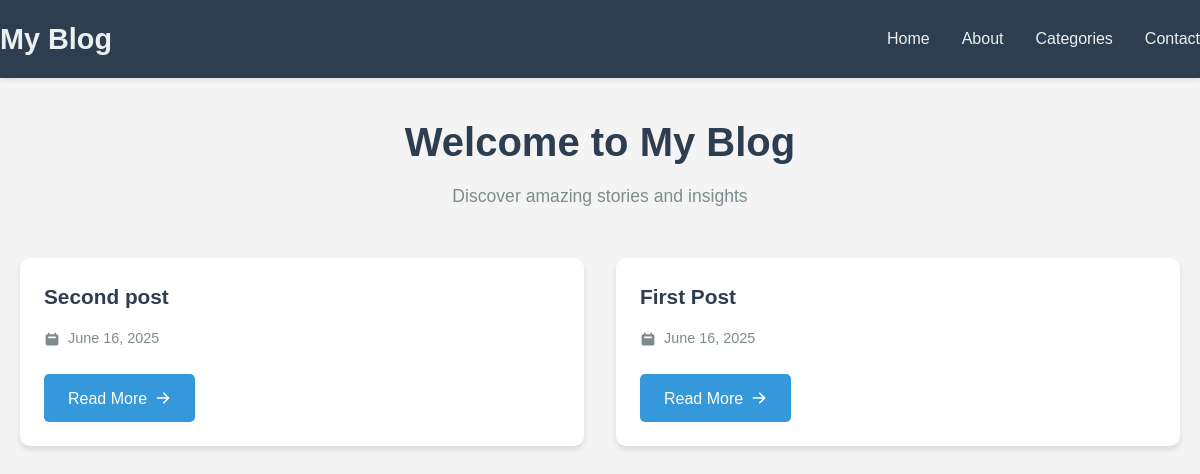
The page / on the database its author committed.
### blog/models.py (models this page shows, shortened)
class Post(models.Model):
    title = models.CharField(max_length=255)
    slug = models.SlugField()
    content = models.TextField()
    created_date = models.DateTimeField(auto_now_add=True)
    class Meta:
        ordering = ('-created_date',)

### blog/views.py (the view)
# urls.py: path('', views.index, name='index'),
def index(request):
    posts = Post.objects.all()
    return render(request,'blog/index.html', {
        'posts': posts
    })

### blog/templates/blog/index.html
{% extends "blog/base.html" %}
{% block main %}
    <div class="container">
        <div class="page-title">
            <h1>Welcome to My Blog</h1>
            <p>Discover amazing stories and insights</p>
        </div>
        {% if posts %}
            <div class="posts-grid">
                {% for post in posts %}
                <div class="post-card">
                    <h2 class="post-title">{{ post.title }}</h2>
                    <div class="post-date">
                        <svg class="date-icon" viewBox="0 0 20 20">
                            <path fill-rule="evenodd" d="M6 2a1 1 0 00-1 1v1H4a2 2 0 00-2 2v10a2 2 0 002 2h12a2 2 0 002-2V6a2 2 0 00-2-2h-1V3a1 1 0 10-2 0v1H7V3a1 1 0 00-1-1zm0 5a1 1 0 000 2h8a1 1 0 100-2H6z" clip-rule="evenodd" />
                        </svg>
                        {{ post.created_date|date:"F d, Y" }}
                    </div>
                    <a href="{% url 'detail' slug=post.slug %}" class="read-more-btn">
                        Read More
                        <svg class="arrow-icon" viewBox="0 0 20 20">
                            <path fill-rule="evenodd" d="M10.293 3.293a1 1 0 011.414 0l6 6a1 1 0 010 1.414l-6 6a1 1 0 01-1.414-1.414L14.586 11H3a1 1 0 110-2h11.586l-4.293-4.293a1 1 0 010-1.414z" clip-rule="evenodd" />
                        </svg>
                    </a>
                </div>
                {% endfor %}
            </div>
        {% else %}
            <div class="no-posts">
                <h2>No Posts Available</h2>
                <p>Check back later for new content!</p>
            </div>
        {% endif %}
    </div>
{% endblock%}

### blog/static/blog/css/style.css (style rules this page uses)
* { margin: 0; padding: 0; box-sizing: border-box; }
body { font-family: 'Arial', sans-serif; line-height: 1.6; color: #333; background-color: #f4f4f4; }
.container { max-width: 1200px; margin: 2rem auto; padding: 0 20px; }
.page-title { text-align: center; margin-bottom: 3rem; color: #2c3e50; }
.page-title h1 { font-size: 2.5rem; margin-bottom: 0.5rem; }
.page-title p { font-size: 1.1rem; color: #7f8c8d; }
.posts-grid { display: grid; grid-template-columns: repeat(auto-fit, minmax(300px, 1fr)); gap: 2rem; margin-bottom: 3rem; }
.post-card { background: white; border-radius: 10px; padding: 1.5rem; box-shadow: 0 4px 6px rgba(0,0,0,0.1); transition: transform 0.3s ease, box-shadow 0.3s ease; }
.post-title { font-size: 1.3rem; font-weight: bold; color: #2c3e50; margin-bottom: 1rem; line-height: 1.4; }
.post-date { color: #7f8c8d; font-size: 0.9rem; margin-bottom: 1.5rem; display: flex; align-items: center; gap: 0.5rem; }
.date-icon { width: 16px; height: 16px; fill: currentColor; }
.read-more-btn { background-color: #3498db; color: white; padding: 0.7rem 1.5rem; border: none; border-radius: 5px; text-decoration: none; font-weight: 500; display: inline-flex; align-items: center; gap: 0.5rem; transition: background-color 0.3s ease, transform 0.2s ease; }
.arrow-icon { width: 16px; height: 16px; fill: currentColor; }

### rows shown on the page
Post: title "Second post", created_date "June 16, 2025"
Post: title "First Post", created_date "June 16, 2025"
